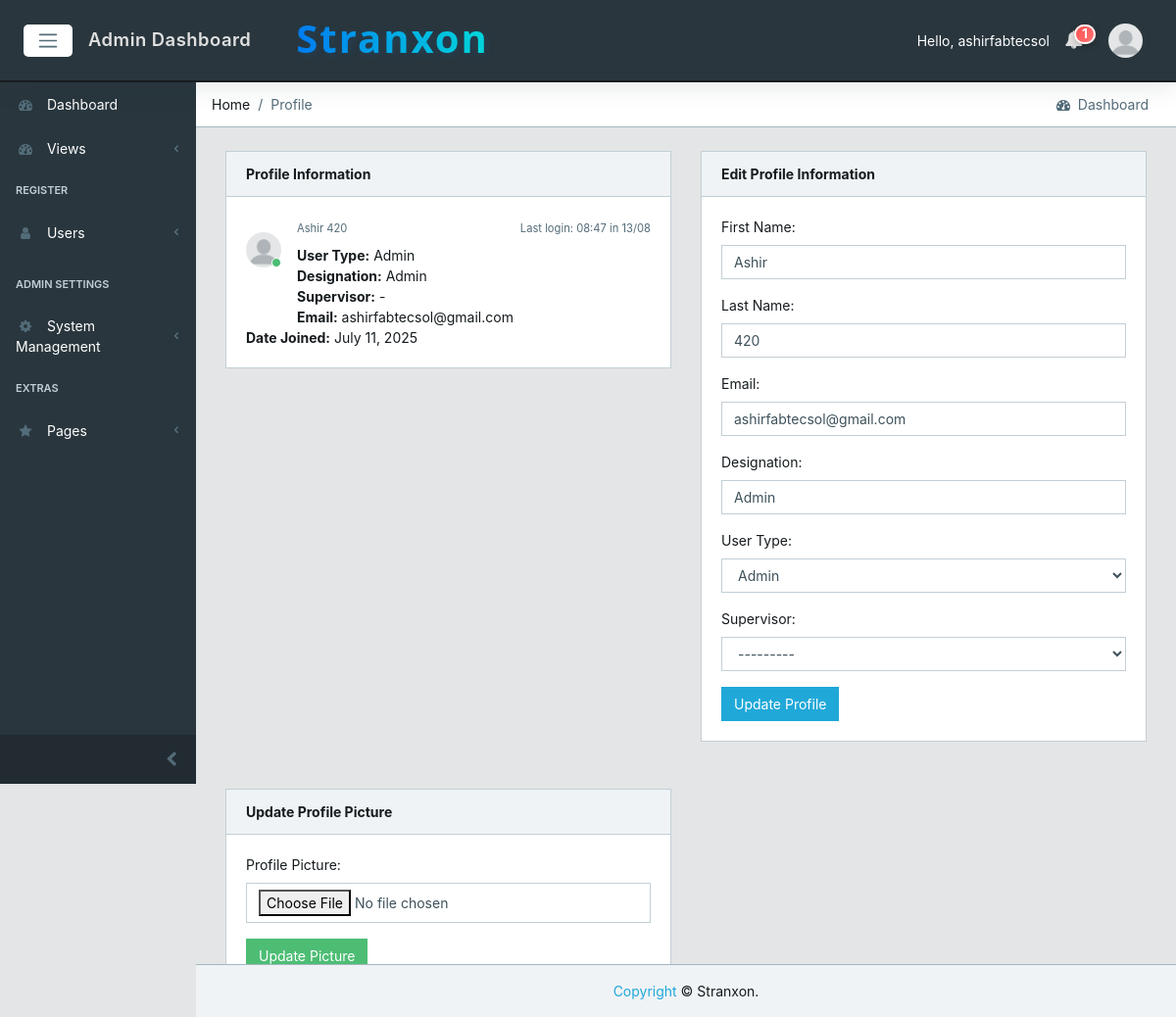
Page /users/profile (signed in) on the committed database.
### core/models.py (models this page shows, shortened)
class CustomUser(AbstractUser):
    email = models.EmailField(unique=True)  # Make email unique for authentication
    user_type = models.CharField(max_length=15, choices=USER_TYPE_CHOICES, db_index=True)
    designation = models.CharField(max_length=100, blank=True, null=True)
    created_by = models.ForeignKey('self', on_delete=models.SET_NULL, null=True, blank=True, related_name='created_users')
    created_date = models.DateField(auto_now_add=True)
    created_time = models.TimeField(auto_now_add=True)
    under_supervision = models.ForeignKey('self', on_delete=models.SET_NULL, null=True, blank=True, related_name='supervised_users')
    avatar = models.ImageField(upload_to='core/avatar', blank=True, null=True)
    @property
    def avatar_url(self):
        try:
            if self.avatar:
                url = getattr(self.avatar, 'url', None)
                if url and ('cloudinary' in url or 'res.cloudinary.com' in url):
                    return url
                avatar_path = getattr(self.avatar, 'path', None)
                if avatar_path and os.path.isfile(avatar_path) and url:
                    return url
        except Exception:
            pass
        return static('core/img/avatar/blank_profile.png')

### core/views.py (the view, shortened to what this page needs)
# urls.py: path('users/profile', views.ProfileView.as_view(), name='profile'),
class ProfileView(LoginRequiredMixin, View):
    def get(self, request):
        user = request.user
        form = UserProfileEditForm(instance=user, user=user)
        class AvatarForm(forms.Form):
            avatar = forms.ImageField(
                required=False,
                widget=forms.FileInput(attrs={'class': 'form-control'})
            )
        avatar_form = AvatarForm()
        context = {
            'profile_form': form,
            'img_form': avatar_form,
            'logged_user': user,
        }
        return render(request, 'core/profile.html', context)

### core/views.py
        class AvatarForm(forms.Form):
            avatar = forms.ImageField(
                required=False,
                widget=forms.FileInput(attrs={'class': 'form-control'})
            )

### core/context_processors.py (called while the page is built)
def logged_user_processor(request):
    if request.user.is_authenticated:
        try:
            logged_user = CustomUser.objects.select_related('under_supervision').get(id=request.user.id)
            return {'logged_user': logged_user}
        except CustomUser.DoesNotExist:
            return {'logged_user': None}
    return {'logged_user': None}

def notifications_processor(request):
    if request.user.is_authenticated:
        cache_key = f"unread_count:{request.user.id}"
        unread_count = cache.get(cache_key)
        if unread_count is None:
            unread_count = Notification.objects.filter(recipient=request.user, read=False).count()
            cache.set(cache_key, unread_count, 15)  # short cache to keep badges fresh
        unread_notifications = (
            Notification.objects.select_related('sender')
            .filter(recipient=request.user, read=False)
            .order_by('-created_at')[:10]
        )
        return {
            'unread_notifications': unread_notifications,
            'unread_count': unread_count,
        }
    return {'unread_notifications': [], 'unread_count': 0}

def debug_flag_processor(request):
    return {"DEBUG": settings.DEBUG}

### core/templates/core/profile.html (shortened to what this page needs)
{% extends 'core/base.html' %}
{% load static %}
{% block breadcrumb %}
        <li class="breadcrumb-item">Home</li>
        <li class="breadcrumb-item active">Profile</li>
{% endblock breadcrumb%}
{% block content %}
<div class="container-fluid">
  <div id="ui-view" style="opacity: 1;"><div class="animated fadeIn">
        <div class="row">
            <div class="col-12">
                <div class="row">
                    <div class="col-12 col-md-6">
                        <div class="card">
                            <div class="card-header d-flex justify-content-between align-items-center">
                                <strong>Profile Information</strong>
                            </div>
                            <div class="card-body">
                                <div class="message">
                                    <div class="py-3 pb-5 mr-3 float-left">
                                        <div class="avatar">
                                            <img src="{{ logged_user.avatar_url }}" class="img-avatar" alt="img">
                                            <span class="avatar-status badge-success"></span>
                                        </div>
                                    </div>
                                    <div>
                                        <small class="text-muted">{{ logged_user.get_full_name }}</small>
                                        {% if logged_user.last_login %}
                                        <small class="text-muted float-right mt-1">Last login: {{ logged_user.last_login|date:"H:i" }} in {{ logged_user.last_login|date:"d/m" }}</small>
                                        {% endif %}
                                    </div>
                                    <div class="mt-2">
                                        <strong>User Type:</strong> {{ logged_user.get_user_type_display }}<br>
                                        <strong>Designation:</strong> {{ logged_user.designation }}<br>
                                        <strong>Supervisor:</strong> {{ logged_user.under_supervision.username|default:'-' }}<br>
                                        <strong>Email:</strong> {{ logged_user.email }}<br>
                                        <strong>Date Joined:</strong> {{ logged_user.date_joined|date:"F d, Y" }}
                                    </div>
                                </div>
                            </div>
                        </div>
                    </div>
                    <div class="col-12 col-md-6">
                        <div class="card">
                            <div class="card-header">
                                <strong>Edit Profile Information</strong>
                            </div>
                            <div class="card-body">
                                <form method="post" enctype="multipart/form-data">
                                    <div class="form-group">
                                        <label for="{{ profile_form.first_name.id_for_label }}">First Name:</label>
                                        {{ profile_form.first_name }}
                                    </div>
                                    <div class="form-group">
                                        <label for="{{ profile_form.last_name.id_for_label }}">Last Name:</label>
                                        {{ profile_form.last_name }}
                                    </div>
                                    {% if profile_form.email %}
                                    <div class="form-group">
                                        <label for="{{ profile_form.email.id_for_label }}">Email:</label>
                                        {{ profile_form.email }}
                                    </div>
                                    {% endif %}
                                    {% if profile_form.designation %}
                                    <div class="form-group">
                                        <label for="{{ profile_form.designation.id_for_label }}">Designation:</label>
                                        {{ profile_form.designation }}
                                    </div>
                                    {% endif %}
                                    {% if profile_form.user_type %}
                                    <div class="form-group">
                                        <label for="{{ profile_form.user_type.id_for_label }}">User Type:</label>
                                        {{ profile_form.user_type }}
                                    </div>
                                    {% endif %}
                                    {% if profile_form.under_supervision %}
                                    <div class="form-group">
                                        <label for="{{ profile_form.under_supervision.id_for_label }}">Supervisor:</label>
                                        {{ profile_form.under_supervision }}
                                    </div>
                                    {% endif %}
                                    <button type="submit" name="update_profile" class="btn btn-primary">Update Profile</button>
                                </form>
                            </div>
                        </div>
                    </div>
                </div>
                <div class="row mt-4">
                    <div class="col-12 col-md-6">
                        <div class="card">
                            <div class="card-header">
                                <strong>Update Profile Picture</strong>
                            </div>
                            <div class="card-body">
                                <form method="post" enctype="multipart/form-data">
                                    <div class="form-group">
                                        <label for="{{ img_form.avatar.id_for_label }}">Profile Picture:</label>
                                        {{ img_form.avatar }}
                                    </div>
                                    <button type="submit" name="update_avatar" class="btn btn-success">Update Picture</button>
                                </form>
                            </div>
                        </div>
                    </div>
                </div>
            </div>
        </div>
    </div>
</div>
{% endblock %}

### core/templates/core/base.html (shortened to what this page needs)
{% load static %}
<!DOCTYPE html>
<html lang="en">
<head>
  <link href="{% static 'core/css/font-awesome.min.css' %}" rel="stylesheet">
  <link href="{% static 'core/css/simple-line-icons.min.css' %}" rel="stylesheet">
  <link href="{% static 'core/css/estilo.css' %}" rel="stylesheet">
  <link href="{% static 'core/css/style.css' %}" rel="stylesheet">
</head>
{% block body %}
<body class="app header-fixed sidebar-fixed aside-menu-fixed aside-menu-hidden">
  <header class="app-header navbar">
    <button class="navbar-toggler sidebar-toggler d-md-down-none" type="button">
      <span class="navbar-toggler-icon"></span>
    </button>
    <ul class="nav navbar-nav d-md-down-none">
      <li class="nav-item px-3">
        <a class="nav-link" href="{% url 'core:dashboard' %}">
          {% if user.user_type == 'admin' %}Admin Dashboard
          {% elif user.user_type == 'manager' %}Manager Dashboard
          {% else %}Employee Dashboard{% endif %}
        </a>
      </li>
    </ul>
    <div class="brand-gui d-none d-md-inline">
      <a href="{% url 'core:dashboard' %}"><h1 class="company-name">Stranxon</h1></a>
    </div>
    <ul class="nav navbar-nav ml-auto">
      {% if user.is_authenticated %}
      <li class="text-white d-none d-md-inline">Hello, {{ user.username }}</li>
      {% else %}
      <li class="text-muted">
        <a href="{% url 'core:login' %}">sign in</a>
      </li>
      {% endif %}
      <li class="nav-item dropdown">
        <a class="nav-link" data-toggle="dropdown" href="#" role="button" aria-haspopup="true" aria-expanded="false">
          <i class="fa fa-bell"></i>
          {% if unread_count and unread_count > 0 %}
            <span class="badge badge-pill badge-notify">{{ unread_count }}</span>
          {% endif %}
        </a>
      </li>
      <li class="nav-item dropdown">
        <a class="nav-link" data-toggle="dropdown" href="#" role="button" aria-haspopup="true" aria-expanded="false">
          {% if user.is_authenticated and logged_user %}
            <img src="{{ logged_user.avatar_url }}" class="img-avatar" alt="img">
          {% else %}
            <img src="{% static 'core/img/avatar/blank_profile.png' %}" class="img-avatar" alt="img">
          {% endif %}
        </a>
      </li>
    </ul>
  </header>
  <div class="app-body">
    <div class="sidebar">
      <nav class="sidebar-nav">
        <ul class="nav">
          <li class="nav-item">
            <a class="nav-link" href="{% url 'core:dashboard' %}"><i class="fa fa-tachometer"></i> Dashboard</a>
          </li>
          <li class="nav-item nav-dropdown">
            <a class="nav-link nav-dropdown-toggle" href="#"><i class="fa fa-tachometer"></i> Views</a>
          </li>
          <li class="nav-title">
            Register
          </li>
          {% if user.user_type == 'admin' %}
          <li class="nav-item nav-dropdown">
            <a class="nav-link nav-dropdown-toggle" href="#"><i class="fa fa-user"></i> Users</a>
          </li>
          {% endif %}
          {% if user.user_type == 'admin' %}
          <li class="divider"></li>
          <li class="nav-title">
            Admin Settings
          </li>
          <li class="nav-item nav-dropdown">
            <a class="nav-link nav-dropdown-toggle" href="#"><i class="fa fa-cog"></i> System Management</a>
          </li>
          {% endif %}
          <li class="nav-title">
            Extras
          </li>
          <li class="nav-item nav-dropdown">
            <a class="nav-link nav-dropdown-toggle" href="#"><i class="fa fa-star"></i> Pages</a>
          </li>
        </ul>
      </nav>
      <button class="sidebar-minimizer brand-minimizer" type="button"></button>
    </div>
    <main class="main">
      <ol class="breadcrumb">
        {% block breadcrumb %}{% endblock breadcrumb%}
        <li class="breadcrumb-menu d-md-down-none">
          <div class="btn-group" role="group" aria-label="Button group">
            <a class="btn" href="./"><i class="fa fa-tachometer"></i> &nbsp;Dashboard</a>
          </div>
        </li>
      </ol>
{% block content %}
{% endblock %}
    </main>
  </div>
  <footer class="app-footer text-center justify-content-center fixed-bottom py-2 py-lg-3">
    <span><a href="#">Copyright</a> © Stranxon.</span>
  </footer>
</body>
{% endblock body %}
</html>

### static/core/css/estilo.css (style rules this page uses)
.brand-gui { width: 50px; position: relative; }

### rows in the picture
CustomUser: username "ashirfabtecsol", get_full_name "Ashir 420", last_login "08:47", last_login "13/08", user_type "Admin", designation "Admin", under_supervision.username "-", email "ashirfabtecsol@gmail.com", date_joined "July 11, 2025", first_name "Ashir", last_name "420", under_supervision "---------"

### other values in the picture
{{ unread_count }} "1"
